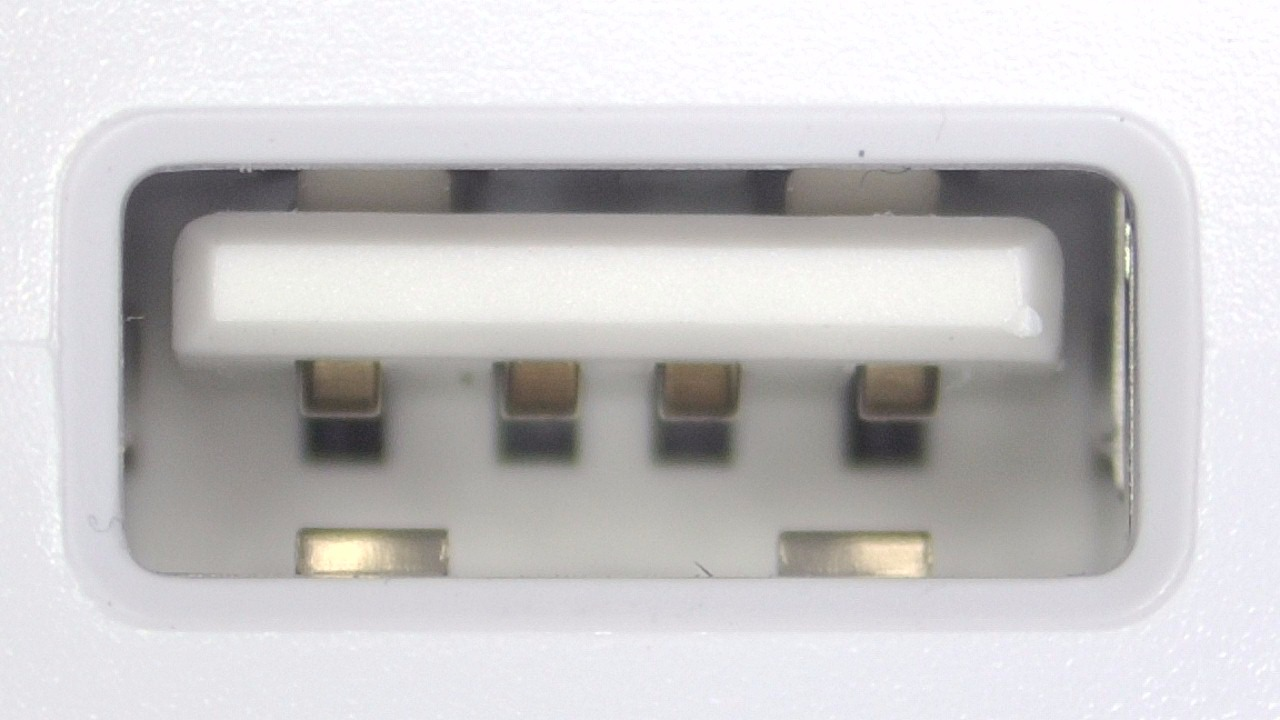
#> input picture dataset_usb/NG_DANIFICADO/20260331_133255_833912__NG_DANIFICADO__SEM_SERIAL__raw.jpg, 1280 x 720 px
$ python -i augment_naples_black_aug200.py   (imports and definitions only)
#> lines starting #> are read from the running program, lines starting #| are printed output that depends on the picture
#> further down, picture is the input picture: shape (720, 1280, 3); mean B, G, R 199.7, 198.7, 200.5
from pathlib import Path
import random
import shutil

import cv2
import numpy as np

# ============================================================
# AUGMENTATION CONTROLADO - SVC USB / NAPLES_BLACK_AUG200
#
# Objetivo:
#   Usar o dataset real NAPLES_BLACK como origem e montar o
#   dataset NAPLES_BLACK_AUG200 com 200 imagens por classe.
#
# Estrutura esperada:
#   C:\SVC_INSPECAO_USB_GIT\datasets\NAPLES_BLACK\OK
#   C:\SVC_INSPECAO_USB_GIT\datasets\NAPLES_BLACK\NG_DESALINHADO
#   C:\SVC_INSPECAO_USB_GIT\datasets\NAPLES_BLACK\NG_DANIFICADO
#
# Saida:
#   C:\SVC_INSPECAO_USB_GIT\datasets\NAPLES_BLACK_AUG200\...
#
# Observacao importante:
#   Nao usa flip horizontal/vertical para evitar criar geometrias
#   irreais do conector USB.
# ============================================================

# Preferencialmente execute este script a partir da raiz do projeto:
#   cd C:\SVC_INSPECAO_USB_GIT
#   python .\augment_naples_black_aug200.py

SOURCE_DIR = Path("datasets/NAPLES_BLACK")
OUTPUT_DIR = Path("datasets/NAPLES_BLACK_AUG200")

CLASSES = ["OK", "NG_DESALINHADO", "NG_DANIFICADO"]
TARGET_PER_CLASS = 200
IMG_EXTS = {".jpg", ".jpeg", ".png"}

# Seed fixa para permitir reproduzir aproximadamente o mesmo dataset aumentado.
# [2 lines not run here, left out]


# [21 lines left out: functions resolve_project_relative, list_images, not called in this run]


def apply_gamma(img, gamma: float):
    gamma = max(0.10, float(gamma))
    inv_gamma = 1.0 / gamma
    table = np.array([
        ((i / 255.0) ** inv_gamma) * 255
        for i in range(256)
    ]).astype("uint8")
    return cv2.LUT(img, table)


def augment_image(img):
    """
    Aplica augmentation leve/controlado.

    Transformacoes usadas:
      - pequena rotacao
      - pequeno zoom
      - pequeno deslocamento
      - ajuste leve de brilho/contraste/gamma
      - ruido leve opcional
      - blur ou nitidez leve opcional

    Nao usa flip para nao inverter caracteristicas reais do conector.
    """
    h, w = img.shape[:2]
#> h = 720; w = 1280

    # Rotacao, escala e deslocamento leves
    angle = random.uniform(-2.5, 2.5)
    scale = random.uniform(0.98, 1.02)
    tx = random.uniform(-0.02, 0.02) * w
#> tx = -4.07
    ty = random.uniform(-0.02, 0.02) * h
#> ty = -6.94

    matrix = cv2.getRotationMatrix2D((w / 2, h / 2), angle, scale)
    matrix[0, 2] += tx
    matrix[1, 2] += ty

    out = cv2.warpAffine(
        img,
        matrix,
        (w, h),
        flags=cv2.INTER_LINEAR,
        borderMode=cv2.BORDER_REPLICATE,
    )
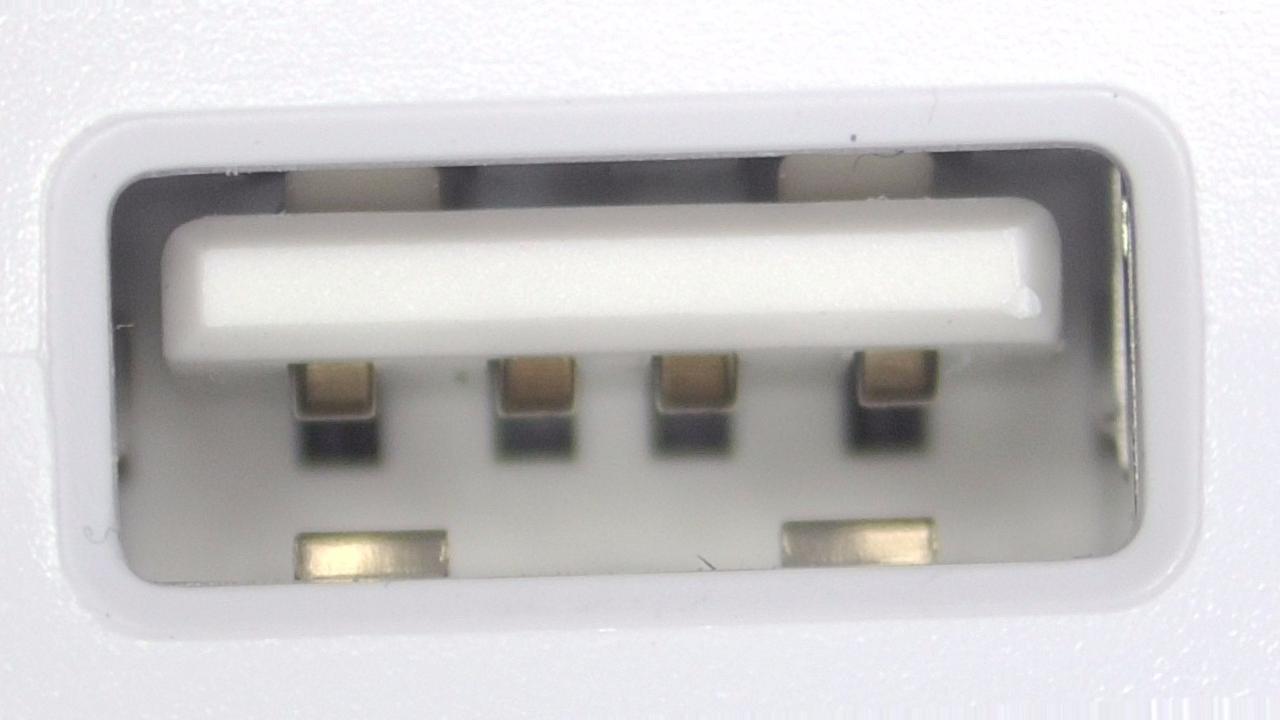
#> out: shape (720, 1280, 3); mean B, G, R 198.7, 197.8, 199.5

    # Brilho e contraste leves
    alpha = random.uniform(0.92, 1.08)
    beta = random.uniform(-12, 12)
    out = cv2.convertScaleAbs(out, alpha=alpha, beta=beta)

    # Gamma leve
    gamma = random.uniform(0.93, 1.07)
    out = apply_gamma(out, gamma)

    # Ruido leve
    if random.random() < 0.30:
        sigma = random.uniform(1.5, 5.0)
        noise = np.random.normal(0, sigma, out.shape).astype(np.int16)
        out = np.clip(out.astype(np.int16) + noise, 0, 255).astype(np.uint8)

    # Blur muito leve
    if random.random() < 0.20:
        out = cv2.GaussianBlur(out, (3, 3), 0)

    # Nitidez leve
    if random.random() < 0.20:
        kernel = np.array([
            [0, -1, 0],
            [-1, 5, -1],
            [0, -1, 0],
        ])
        out = cv2.filter2D(out, -1, kernel)

    return out


# [119 lines left out: functions copy_real_images, unique_output_path, generate_until_target, main, not called in this run]


# [2 lines not run here, left out]

>>> import cv2
>>> picture = cv2.imread('dataset_usb/NG_DANIFICADO/20260331_133255_833912__NG_DANIFICADO__SEM_SERIAL__raw.jpg')
>>> result = augment_image(picture)

$ run again, on dataset_usb/NG_DANIFICADO/20260331_133452_454856__NG_DANIFICADO__SEM_SERIAL__raw.jpg
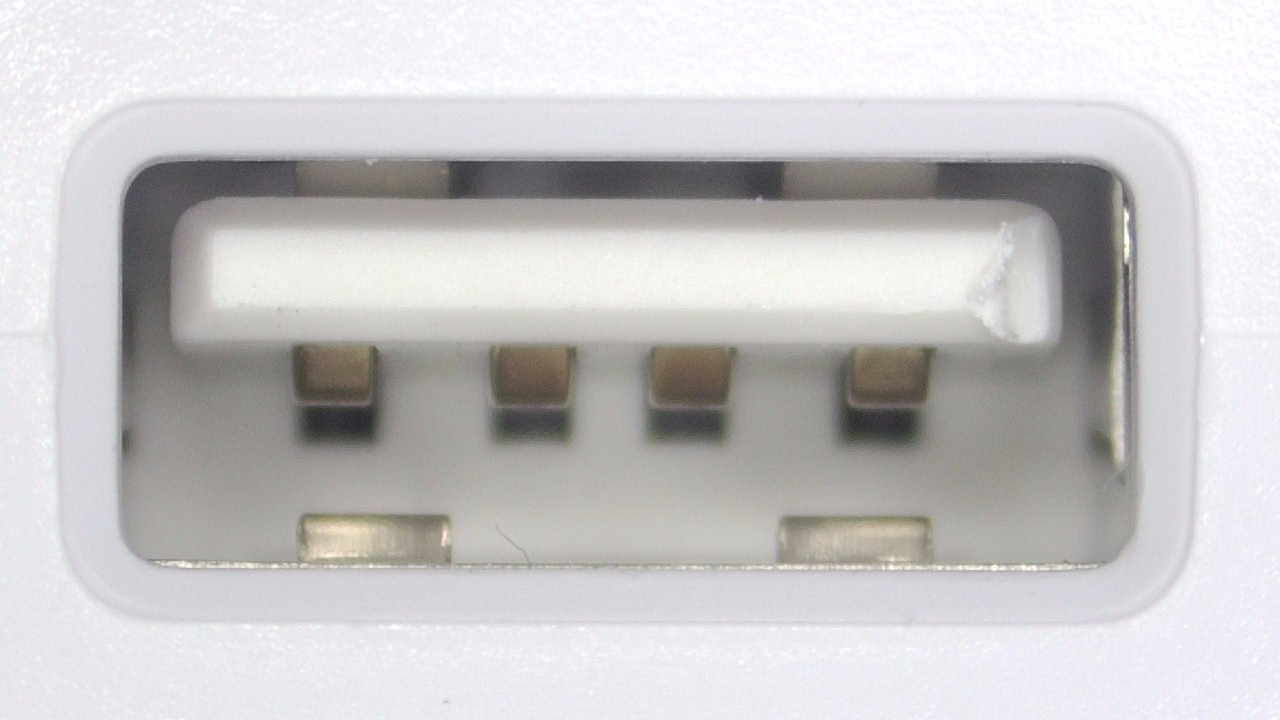
#> input picture dataset_usb/NG_DANIFICADO/20260331_133452_454856__NG_DANIFICADO__SEM_SERIAL__raw.jpg, 1280 x 720 px
#> picture is the input picture: shape (720, 1280, 3); mean B, G, R 200, 199, 200.8
#> in augment_image, `out = cv2.warpAffine( img, matrix, (w, h), flags=cv2.INTER_LINEAR, bor..`:
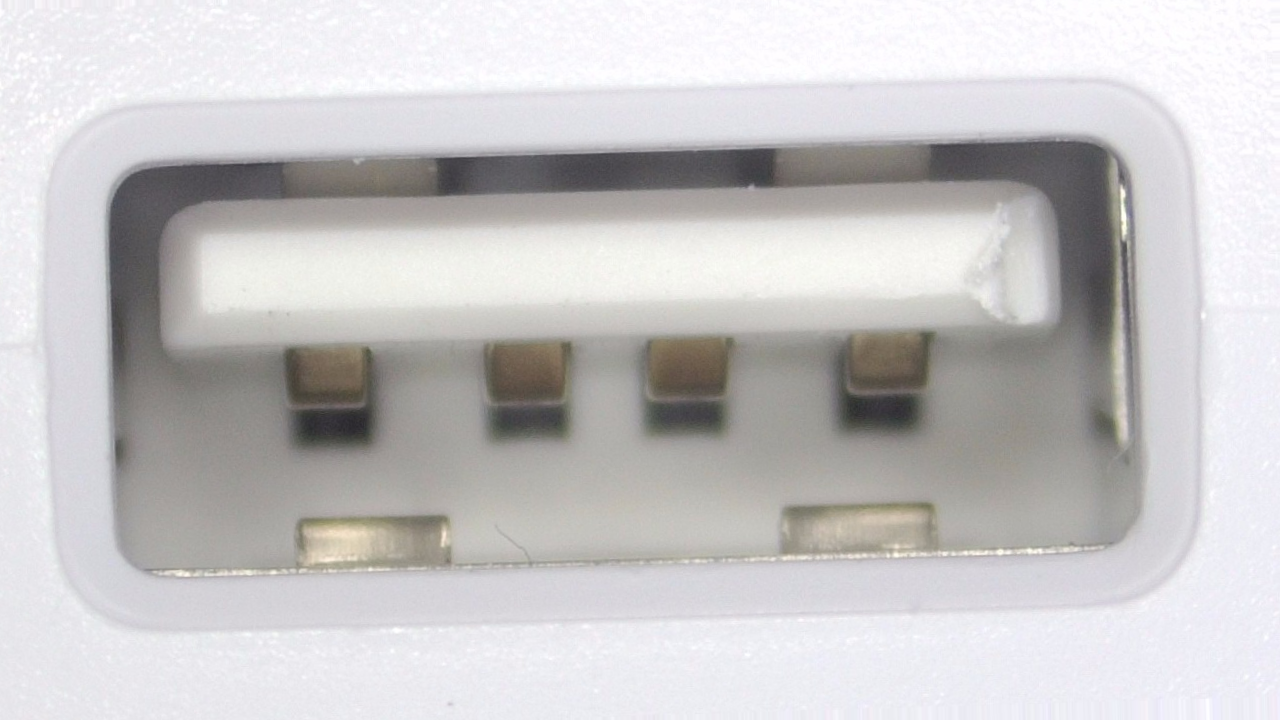
#> out: shape (720, 1280, 3); mean B, G, R 199, 198.1, 199.8

$ run again, on dataset_usb/NG_DANIFICADO/20260331_133522_241996__NG_DANIFICADO__SEM_SERIAL__raw.jpg
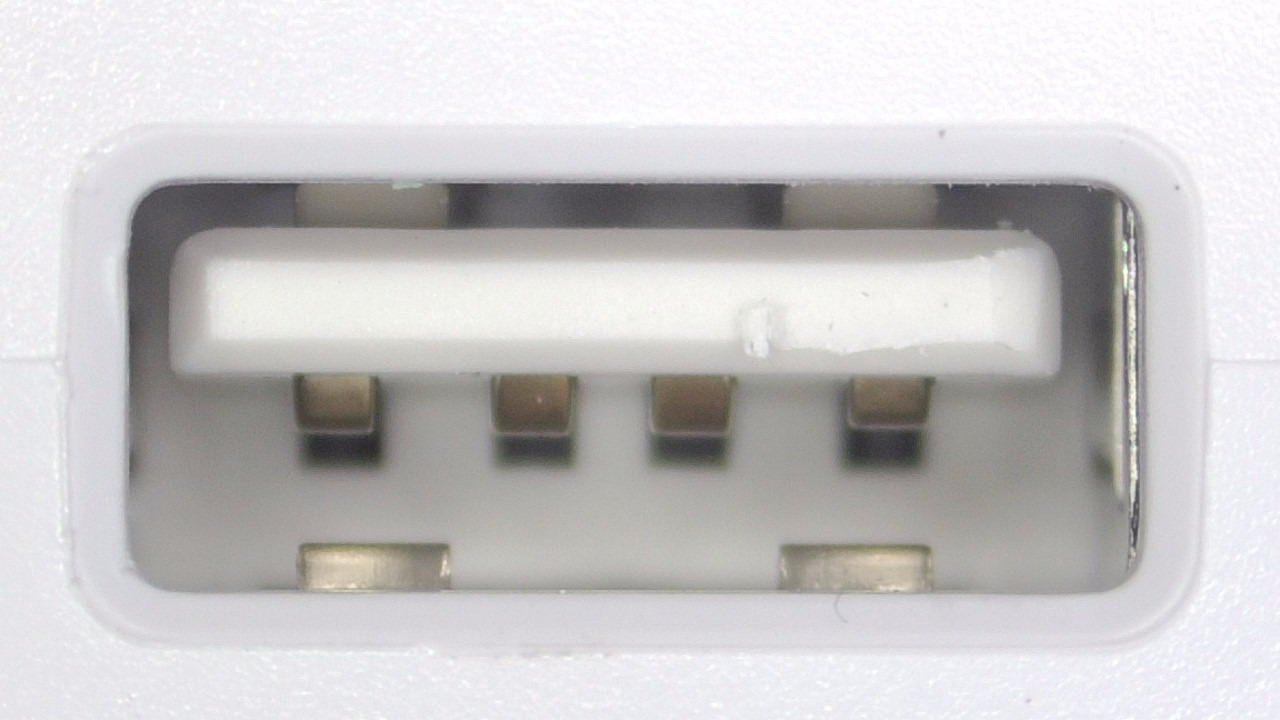
#> input picture dataset_usb/NG_DANIFICADO/20260331_133522_241996__NG_DANIFICADO__SEM_SERIAL__raw.jpg, 1280 x 720 px
#> picture is the input picture: shape (720, 1280, 3); mean B, G, R 200.1, 199.1, 201
#> in augment_image, `out = cv2.warpAffine( img, matrix, (w, h), flags=cv2.INTER_LINEAR, bor..`:
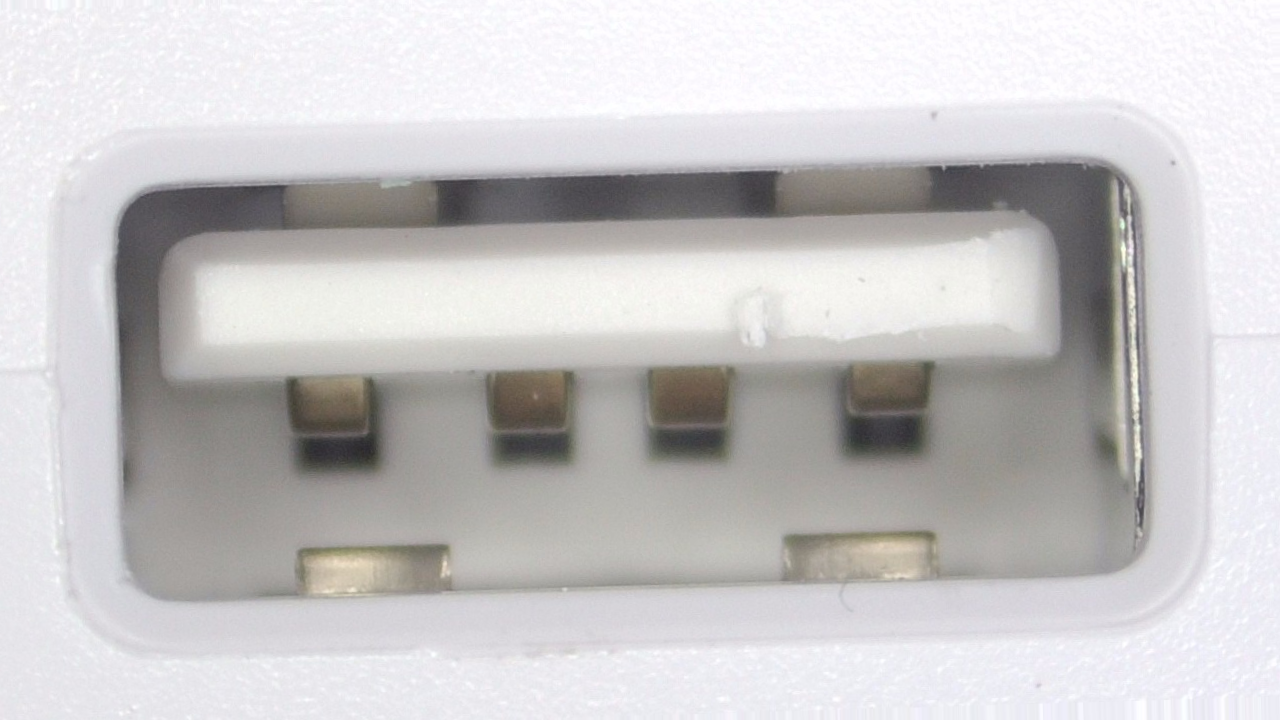
#> out: shape (720, 1280, 3); mean B, G, R 199.1, 198.2, 200.1
